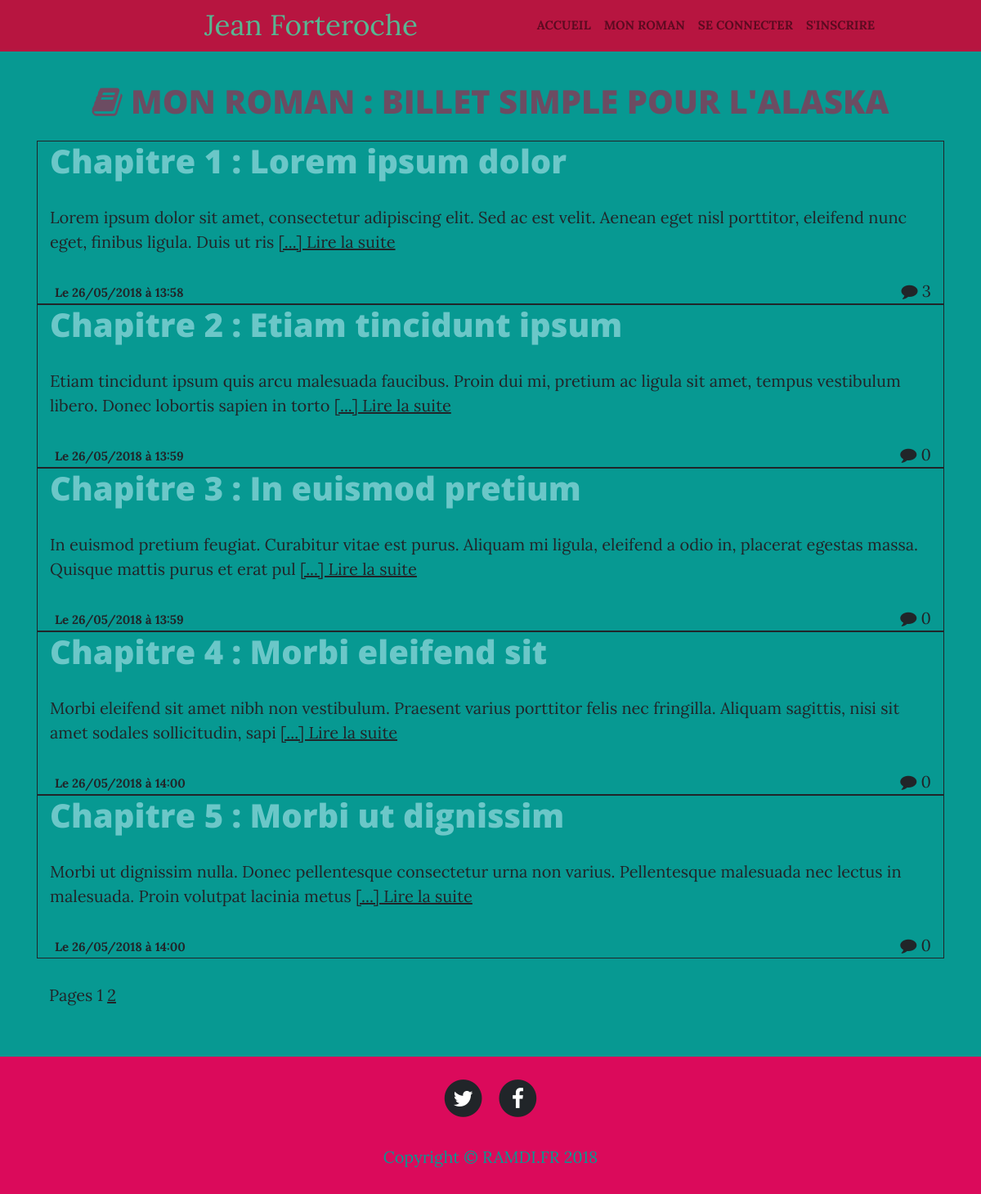
/index.php?action=listPosts, run on the app's committed database.
### tables this page shows
CREATE TABLE `posts` (
  `id` int(11) NOT NULL,
  `title` text NOT NULL,
  `content` text NOT NULL,
  `creation_date` datetime NOT NULL
);

### App/Controllers/frontend.php (called while the page is built, shortened)
<?php
require_once('App/Models/PostManager.php');
require_once('App/Models/CommentManager.php');
function listPosts($pageCourante)
{
	$postsPerPage = 5;
	$depart = ($pageCourante-1)*$postsPerPage;
	$postManager = new PostManager();
	$posts = $postManager->getPostsPreviews($depart, $postsPerPage);
	$numberOfPosts = $postManager->getNumberOfPosts();
	$nombreDePages = ceil($numberOfPosts/$postsPerPage);
	$commentManager = new CommentManager();
	require('App/Views/frontend/listPostsView.php');
}

### App/Models/PostManager.php (called while the page is built, shortened)
<?php
class PostManager extends Manager
{
	public function getNumberOfPosts()
	{
		$db = $this->dbConnect();
		$query = $db->query('SELECT * FROM posts');
		$numberOfPosts = $query->rowCount();
		return $numberOfPosts;
	}
	public function getPostsPreviews($depart, $postsPerPage)
	{
		$db = $this->dbConnect();
		$query = $db->prepare('SELECT id, LEFT(content, 150) as excerpt, DATE_FORMAT(creation_date, \'%d/%m/%Y à %H:%i\') as creation_date, title as title FROM posts LIMIT :depart, :postsPerPage');
		$query->bindValue(':depart', $depart, PDO::PARAM_INT);
		$query->bindValue(':postsPerPage', $postsPerPage, PDO::PARAM_INT);
		$query->execute();
		return $query;
	}
}

### App/Models/CommentManager.php (called while the page is built, shortened)
<?php
class CommentManager extends Manager
{
	public function countComments($postId)
	{
		$db = $this->dbConnect();
		$query = $db->prepare('SELECT COUNT(*) as COUNT FROM comments WHERE post_id = :postId');
		$query->bindValue(':postId', $postId, PDO::PARAM_INT);
		$query->execute();
		$comments = $query->fetch();
		return $comments;
	}
}

### App/Views/frontend/listPostsView.php (the view, shortened to what this page needs)
	<h1 class="text-center mt-12 mb-4 title-monroman"> <i class="fa fa-book" aria-hidden="true"></i> Mon Roman : Billet simple pour l'Alaska</h1>
	<?php
	while ($data = $posts->fetch())
	{
	?>
	<div class="container">
		<div class="row">
			<div class="col-md-12">
				<a class="card-title" href="index.php?action=post&id=<?=$data['id']?>"><h1><?= htmlspecialchars($data['title']) ?></h1></a>
				<p class="post-subtitle"><?= strip_tags($data['excerpt']); ?> <a class="post-meta" href="index.php?action=post&id=<?=$data['id']?>">[...] Lire la suite</a></p>
				<div>
					<span class="badge"><?= 'Le '. htmlspecialchars($data['creation_date']) ?></span>
					<div class="pull-right"><span>
						<a href="index.php?action=post&id=<?=$data['id']?>" class="comments"><i class="fa fa-comment" aria-hidden="true"></i>
						<?php
						$comments = $commentManager->countComments($data['id']);
						$numberOfComments = $comments['COUNT'];
						echo $numberOfComments;
						?>
						</a>
					</span></div>
				</div>
			</div>
		</div>
	</div>
	<?php
	}
	?>
	<div class="container">
		<div class="row">
			<div class="col-md">
				<p>Pages
					<?php
					for ($i=1; $i <= $nombreDePages; $i++) {
						if($i == $pageCourante)
						{
							echo $i;
						}
						else
						{
							?>
						<a href="index.php?action=listPosts&page=<?= $i ?>"><?= $i ?></a>
						<?php
						}
					}
					?>
				</p>
			</div>
		</div>
	</div>
<br>
<?php
$content = ob_get_clean();
require('default.php');

### index.php (shortened to what this page needs)
<?php
require('App/Controllers/frontend.php');
try
{
	if(isset($_GET['action']))
	{
		if($_GET['action'] == 'listPosts')
		{
			if(isset($_GET['page']) && !empty($_GET['page']) && $_GET['page'] > 0)
			{
				$pageCourante = $_GET['page'];
			}
			else
			{
				$pageCourante = 1;
			}
			listPosts($pageCourante);
		}
	}
}
catch(Exception $e)
{
	echo '' . $e->getMessage();
}

### App/Views/frontend/default.php (shortened to what this page needs)
<?php require('menu.php'); ?>
<!DOCTYPE html>
<html lang="fr">
  <head>
    <link href="https://stackpath.bootstrapcdn.com/bootstrap/4.1.0/css/bootstrap.min.css" rel="stylesheet" type="text/css">
    <link href="./vendor/font-awesome/css/font-awesome.min.css" rel="stylesheet" type="text/css">
    <link href="./public/css/styles.css" rel="stylesheet" type="text/css" >
  </head>
  <body>
    <div class="container">
      <?= getMenu(); ?>
      <div class="mt-10">
        <?= $content ?>
      </div>
    </div>
    <footer>
      <div class="container">
        <div class="row">
          <div class="col-lg-8 col-md-10 mx-auto">
            <ul class="list-inline text-center">
              <li class="list-inline-item">
                <a href="#">
                  <span class="fa-stack fa-lg">
                    <i class="fa fa-circle fa-stack-2x"></i>
                    <i class="fa fa-twitter fa-stack-1x fa-inverse"></i>
                  </span>
                </a>
              </li>
              <li class="list-inline-item">
                <a href="#">
                  <span class="fa-stack fa-lg">
                    <i class="fa fa-circle fa-stack-2x"></i>
                    <i class="fa fa-facebook fa-stack-1x fa-inverse"></i>
                  </span>
                </a>
              </li>
            </ul>
            <p class="copyright text-muted text-center">Copyright &copy; RAMDI.FR 2018</p>
          </div>
        </div>
      </div>
    </footer>
  </body>
</html>

### App/Views/frontend/menu.php (shortened to what this page needs)
<?php
function getMenu()
{
	ob_start();?>
	<nav class="navbar navbar-expand-lg navbar-center navbar-light bg-light fixed-top">
		<a class="navbar-brand" href="index.php">Jean Forteroche</a>
		<div class="collapse navbar-collapse" id="navbarNav">
			<ul id="myScrollspy" class="navbar-nav mx-auto">
				<li class="nav-item">
					<a class="nav-link" href="index.php">Accueil</a>
				</li>
				<li class="nav-item">
					<a class="nav-link" href="index.php?action=listPosts">Mon roman</a>
				</li>
				<?php
				if(isset($_SESSION['id']) && isset($_SESSION['name']) && isset($_SESSION['rank']) && $_SESSION['rank'] == 'admin')
				{
					?>
					<li class="nav-item">
						<a class="nav-link" href="index.php?access=admin&interface=dashboard">Panneau d'administration</a>
					</li>
					<li class="nav-item">
						<a class="nav-link" href="index.php?action=disconnect">Se déconnecter</a>
					</li>
					<?php
				}
				else if(isset($_SESSION['id']) && isset($_SESSION['name']) && isset($_SESSION['rank']) && $_SESSION['rank'] == 'default_user')
				{
					?>
					<li class="nav-item">
						<a class="nav-link" href="index.php?action=disconnect">Se déconnecter</a>
					</li>
					<?php
				}
				else
				{
					?>
					<li class="nav-item">
						<a class="nav-link"  data-toggle="modal" href="#ModalConnexion">Se connecter</a>
					</li>
					<li class="nav-item">
						<a class="nav-link"  data-toggle="modal" href="#ModalInscription">S'inscrire</a>
					</li>
					<?php
				}
				?>
			</ul>
		</div>
	</nav>
	<?php
	$menu = ob_get_clean();
	return $menu;
}
?>

### public/css/styles.css (style rules this page uses)
body { font-size: 20px; color: #212529; font-family: 'Lora', 'Times New Roman', serif; background-color: #079992; }
p { line-height: 1.5; margin: 30px 0; }
p a { text-decoration: underline; }
h1, h2, h3, h4, h5, h6 { font-weight: 800; font-family: 'Open Sans', 'Helvetica Neue', Helvetica, Arial, sans-serif; }
.bg-light { background-color: #b71540 !important; }
footer { background-color: #DB0A5B; padding-top: 25px; color: #b8e994; }
.text-muted { color: #079992!important; }
.col-md-12 { border: 1px solid; }
.card-title h1 { color: #c5eff787; }
.navbar-brand { color: #58b692 !important; }
div#navbarNav.collapse.navbar-collapse { font-size: 15px; font-weight: bold; }
a { color: #212529; -webkit-transition: all 0.2s; -moz-transition: all 0.2s; transition: all 0.2s; }
.title-monroman { color: #b7154094; text-transform: uppercase; }
.navbar { padding:0px 0; }
.navbar-nav .nav-link { text-transform:uppercase; }
.navbar-brand { font-size:35px; margin-left:250px; }
.mt-10 { margin-top: 100px; }

### data on the page
posts: title "Chapitre 1 : Lorem ipsum dolor", excerpt "Lorem ipsum dolor sit amet, consectetur adipiscing elit. Sed ac est velit. Aenean eget nisl porttitor, eleifend nunc eget, finibus ligula. Duis ut ris", creation_date "26/05/2018 à 13:58", numberOfComments "3"
posts: title "Chapitre 2 : Etiam tincidunt ipsum", excerpt "Etiam tincidunt ipsum quis arcu malesuada faucibus. Proin dui mi, pretium ac ligula sit amet, tempus vestibulum libero. Donec lobortis sapien in torto", creation_date "26/05/2018 à 13:59", numberOfComments "0"
posts: title "Chapitre 3 : In euismod pretium", excerpt "In euismod pretium feugiat. Curabitur vitae est purus. Aliquam mi ligula, eleifend a odio in, placerat egestas massa. Quisque mattis purus et erat pul", creation_date "26/05/2018 à 13:59", numberOfComments "0"
posts: title "Chapitre 4 : Morbi eleifend sit", excerpt "Morbi eleifend sit amet nibh non vestibulum. Praesent varius porttitor felis nec fringilla. Aliquam sagittis, nisi sit amet sodales sollicitudin, sapi", creation_date "26/05/2018 à 14:00", numberOfComments "0"
posts: title "Chapitre 5 : Morbi ut dignissim", excerpt "Morbi ut dignissim nulla. Donec pellentesque consectetur urna non varius. Pellentesque malesuada nec lectus in malesuada. Proin volutpat lacinia metus", creation_date "26/05/2018 à 14:00", numberOfComments "0"
